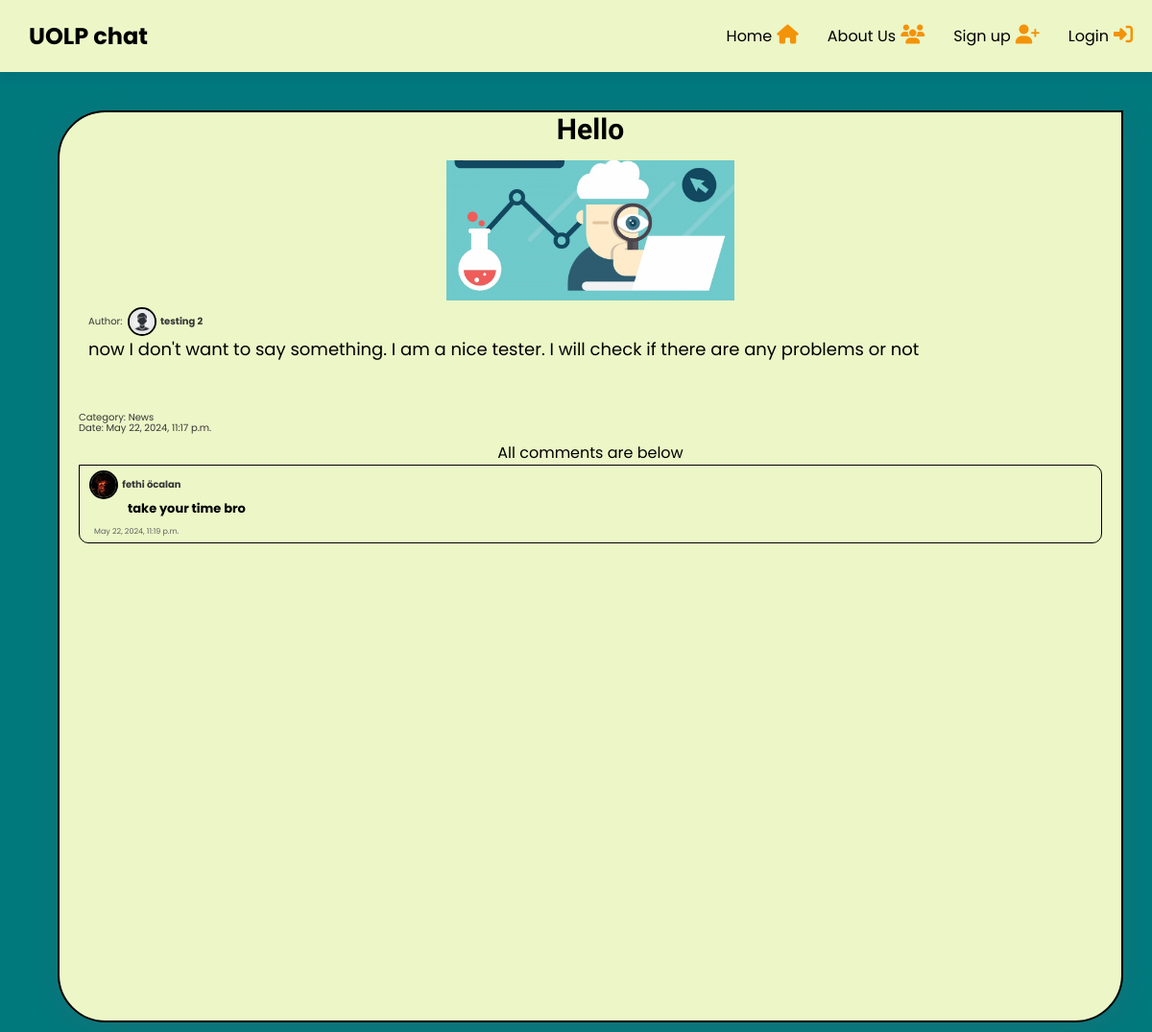
The app's page /post/view/184/, older data.
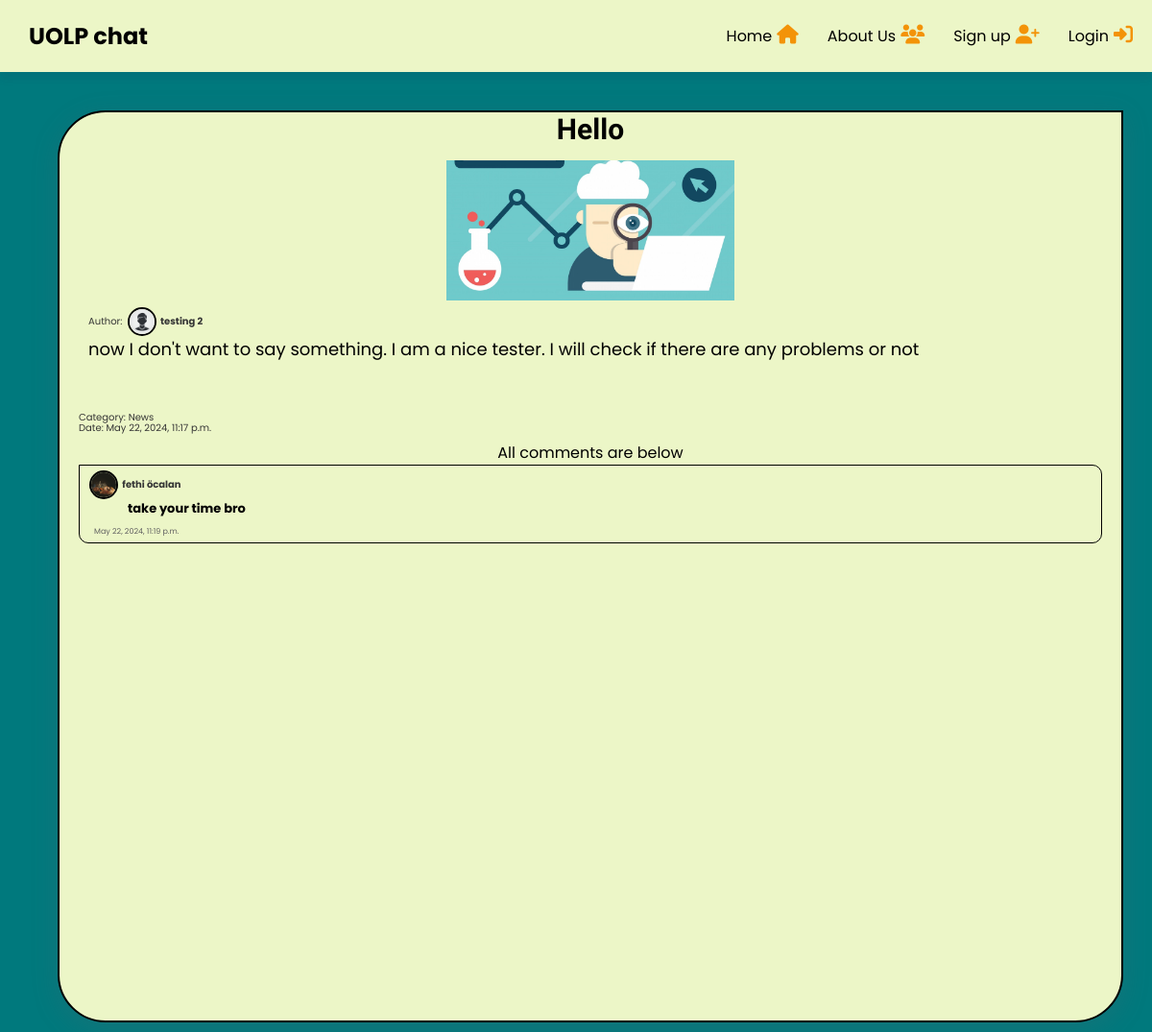
The same page, newer data.
### posts/models.py (models this page shows, shortened)
class Post(models.Model):
    CATEGORY_CHOICES = [
        ('News', 'News'),
        ('Question', 'Question'),
        ('Tips', 'Tips'),
        ('Event', 'Event'),
        ('Other', 'Other'),
    ]
    owner = models.ForeignKey(User, on_delete=models.CASCADE, default=1, verbose_name='owner')
    title = models.CharField(max_length=100)
    content = models.TextField()
    image = models.ImageField(upload_to='posted_images/%Y/%m/%d/', null=True, blank=True)
    pdf = models.FileField(upload_to='posted_pdfs/%Y/%m/%d/', null=True, blank=True, verbose_name='PDF file')
    date_posted = models.DateTimeField(auto_now_add=True, verbose_name='posted date')
    sender_id = models.IntegerField(default=0, verbose_name='sender id')
    sender_name = models.CharField(max_length=100, default='', verbose_name='sender name')
    active = models.BooleanField(default=True, verbose_name='public post')
    category = models.CharField(max_length=100, null=True, blank=True, choices=CATEGORY_CHOICES, verbose_name='category')
    class Meta:
        verbose_name = "All Post"
        ordering = ['-date_posted']

class Comment(models.Model):
    owner = models.ForeignKey(User, on_delete=models.CASCADE, default=1, verbose_name='owner')
    post = models.ForeignKey(Post, on_delete=models.CASCADE, related_name='comments')
    sender_id = models.IntegerField(default=1, verbose_name='sender id')
    sender_name = models.CharField(max_length=100, default='', verbose_name='sender name')
    content = models.TextField(blank=False)
    date_posted = models.DateTimeField(auto_now_add=True, verbose_name='posted date')
    class Meta:
        verbose_name = "All Comment"
        ordering = ['-date_posted']

### pages/models.py (models this page shows, shortened)
class Profile(models.Model):
    user = models.OneToOneField(User, on_delete=models.CASCADE)
    image = models.ImageField(default='profile_pics/male_def.jpg', upload_to=user_directory_path)
    bio = models.TextField(default='No bio',max_length=100)
    class Meta:
        verbose_name = "All Profile"
        ordering = ['user_id']

### pages/views.py (the view)
# urls.py: path('post/view/<int:post_id>/', views.view_post, name='view_post'),
def view_post(request, post_id):
    comments = Comment.objects.all()
    current_post = Post.objects.get(id=post_id)
    return render(request, 'posts/view_post.html', {'post': current_post, 'comments': comments, "thisPage": 'view_post'})

### templates/posts/view_post.html (shortened to what this page needs)
{% extends "base.html" %}
{% block content %}
{% if post.active %}
<div class="container_post go">
  <div class="wrapper_post go">
    <h3>{{ post.title }}</h3>
    <div class="posted_paragraph_image">
      {% if post.image %}
      <img src="{{ post.image.url }}" alt="Post Image">
      {% endif %}
      <div class="ab">
        <p class="sender">
          Author:&nbsp;&nbsp;
          <div class="profile_post">
            <img src="{{ post.owner.profile.image.url }}" alt="Comment Image">
          </div>
          &nbsp;<a href="{% url 'view_profile' post.sender_id %}">{{ post.sender_name }}</a>
        </p>
      </div>
      <p>{{ post.content }}</p>
    </div>
    <div class="category_author_date_post">
      <p class="category">Category: {{ post.get_category_display }}</p>
      <p class="date">Date: {{ post.date_posted }}</p>
    </div>
    {% include 'comments/comments.html' %}
  </div>
</div>
{% endif %}
{% endblock %}

### templates/base.html (shortened to what this page needs)
{% load static %}
<!DOCTYPE html>
<html>
<head>
    {% if user.is_authenticated and thisPage == "profile" %}
    <title>Profile:{{user.username}}</title>
    <link rel="stylesheet" href="{% static 'css\pages\profile.css' %}">
    <link rel="stylesheet" href="{% static 'css\form\add_comment.css' %}">
    {% elif thisPage == "about" %}
    <link rel="stylesheet" href="{% static 'css\pages\about.css' %}">
    {% elif thisPage == "sign" %}
    <link rel="stylesheet" href="{% static 'css\pages\sign.css' %}">
    {% elif thisPage == "login" %}
    <link rel="stylesheet" href="{% static 'css\pages\login.css' %}">
    {% elif thisPage == "view_post" %}
    <link rel="stylesheet" href="{% static 'css\posts\post.css' %}">
    <link rel="stylesheet" href="{% static 'css\posts\view_post.css' %}">
    <link rel="stylesheet" href="{% static 'css\form\add_comment.css' %}">
    <link rel="stylesheet" href="{% static 'css\comments\comments.css' %}">
    <link rel="stylesheet" href="{% static 'css\comments\comment.css' %}">
    <link rel="stylesheet" href="{% static 'css\form\edit_comment_btn.css' %}">
    {% elif thisPage == "view_profile" %}
    <link rel="stylesheet" href="{% static 'css\posts\post.css' %}">
    <link rel="stylesheet" href="{% static 'css\pages\view_profile.css' %}">
    <link rel="stylesheet" href="{% static 'css\form\add_comment.css' %}">
    {% elif thisPage == "edit_post" %}
    <link rel="stylesheet" href="{% static 'css\pages\home.css' %}">
    <link rel="stylesheet" href="{% static 'css\posts\edit_post.css' %}">
    {% endif %}
    <link rel="stylesheet" href="{% static 'css\base.css' %}">
    <link rel="stylesheet" href="{% static 'css\nav_bar.css' %}">
    <link rel="stylesheet" href="{% static 'css\pages\view_profile.css' %}">
    {% include "navbar.html"%}
</head>
<body>
    {% block content %}{% endblock %}
</body>
</html>

### templates/navbar.html (shortened to what this page needs)
<link rel="stylesheet" href="https://cdnjs.cloudflare.com/ajax/libs/font-awesome/6.5.1/css/all.min.css" />
<div class = "container_navbar">
<nav>
    <div class="logo">
         <h1>UOLP chat</h1>
         </div>
    <ul>
        <li><a href="{% url 'home' %}">Home<i class="fa-solid fa-house"></i></a></li>
        <li><a href="{% url 'about' %}">About Us<i class="fa-solid fa-users"></i></a></li>
        {% if not user.is_authenticated %}
        <li><a href="{% url 'signup' %}">Sign up<i class="fa-solid fa-user-plus"></i></a></li>
        <li><a href="{% url 'login' %}">Login<i class="fa-solid fa-right-to-bracket"></i></a></li>
        {% endif %}
    </ul>
</nav>
</div>

### templates/comments/comments.html
<p>All comments are below</p>
{% for comment in comments %}
    {% include 'comments/comment.html' %}
{% endfor %}

### templates/comments/comment.html (shortened to what this page needs)
{% if comment.post.id == post.id %}
    <div class="comment_container_homepage">
            <div class="ab">
                <p class="sender">
                  <div class="profile_post">
                    <img src="{{ comment.owner.profile.image.url }}" height="30" alt="Comment Image">
                  </div>
                  &nbsp;<a href="{% url 'view_profile' comment.sender_id %}">{{ comment.sender_name }}</a>
                </p>
              </div>
              <div class="comment_line">
                <h4 class="comment_content" id="comment{{ forloop.counter }}">{{ comment.content }}</h4>
            </div>
        <p class="comment_date">{{ comment.date_posted }}</p>
    </div>
    {% endif %}

### static/css/posts/post.css (style rules this page uses)
.container_post { font-family: "Poppins", sans-serif; display:inline-flex; margin-top: 40px; align-items: center; }
.wrapper_post { background: #ecf6c7; ; text-align: center; margin-left: 60px; margin-bottom: 10px; margin-right: 30px; padding:20px 20px 20px 20px; width:355px ; min-height: 550px; border-radius:50px 0px 50px 50px; transform: scale(1); transition: 0.5s ease; box-shadow: rgba(100, 100, 111, 0.2) 0px 7px 29px 0px; }
.wrapper_post h3 { margin-top: -20px; font-family: "Kanit", sans-serif; font-size: 30px; word-wrap: break-word; }
.wrapper_post .posted_paragraph_image { position:relative; margin-top: 5px; padding:10px 10px 50px 10px; }
.wrapper_post .posted_paragraph_image p { margin-bottom: 0px; max-height: 250px; overflow-y:auto; text-align: left; font-size: 18px; word-wrap: break-word; }
.wrapper_post .category_author_date_post { text-align: left; margin-bottom: 10px; }
.wrapper_post .category_author_date_post p { color:rgb(53, 53, 53); margin-bottom: -5px; font-size: 10px; }
.wrapper_post .ab a { text-decoration: none; color:rgb(53, 53, 53); font-weight: bold; font-size: 10px; }
.wrapper_post .ab .sender { color:rgb(53, 53, 53); font-size: 10px; }
.sender { display: flex; }
.ab { display: flex; align-items: center; }
.wrapper_post .profile_post { width: 30px; height: 30px; border-radius: 50%; overflow: hidden; display: flex; align-items: center; justify-content: center; border: 2px solid #000000; }
.wrapper_post .profile_post img { width: 100%; height: 100%; object-fit: cover; }
@media screen and (max-width: 1477px) { .wrapper_post { width:600px ; min-height: 950px; } }
@media screen and (max-width: 1384px) { .wrapper_post { width:350px ; min-height: 950px; } }
@media screen and (max-width: 1327px) { .wrapper_post { width:550px ; min-height: 950px; } }
@media screen and (max-width: 1283px) { .wrapper_post { width:355px ; min-height: 950px; } }

### static/css/posts/view_post.css (style rules this page uses)
.container_post.go { display: flex; justify-content: center; }
.wrapper_post.go { border:2px solid black; height: fit-content; width:1200px; }
.wrapper_post.go img { max-height: 400px; max-width: 300px; }

### static/css/comments/comment.css (style rules this page uses)
.comment_container_homepage { border:1px solid black; text-align: left; padding:5px 10px; border-radius: 0px 10px 10px 10px; margin-bottom: 5px; position: relative; }
.comment_container_homepage h4 { color:rgb(0, 0, 0); font-size:13px; margin-left: 40px; margin-bottom: 10px; word-wrap: break-word; }
.comment_container_homepage p { font-size: 10px; font-weight: 400; }
.comment_container_homepage .comment_date { position: absolute; color:rgb(97, 97, 97); font-size: 8px; left: 15px; bottom: 5px; }
.comment_line { position: relative; width: auto; height: auto; padding-bottom: 5px; margin-bottom: 5px; }
.comment_content { overflow: hidden; display: -webkit-box; -webkit-line-clamp: 2; -webkit-box-orient: vertical; text-overflow: ellipsis; max-height: 3em; }

### static/css/base.css (style rules this page uses)
* { margin:0; box-sizing: border-box; }
body { background: #00797D; }

### static/css/nav_bar.css (style rules this page uses)
.container_navbar { font-family: "Poppins", sans-serif; width: 100%; height:auto; background:#ecf6c7; position: sticky; top: 0; z-index: 1000; box-shadow: rgba(37, 39, 89, 0.08) 0px 8px 8px 0; }
.container_navbar nav { display:flex; justify-content: space-between; align-items: center; padding-top:20px; padding-bottom: 20px; padding-left: 30px; cursor: pointer; }
.container_navbar nav .logo { transform: scale(1); transition: ease 0.5s; }
.container_navbar nav ul { display: flex; list-style: none; column-gap: 30px; margin-right: 20px; }
.container_navbar nav ul li a { position: relative; text-decoration: none; color: rgb(0, 0, 0); transition: transform 0.5s ease-in-out; transition:ease 0.5s; }
.container_navbar nav ul li a::before { content: ""; position: absolute; height: 2px; width: 0; background: linear-gradient(to right,#051c41,#051c41); bottom: -2px; border-radius: 100px; transition: width 0.5s ease-in-out; }
.container_navbar nav ul li a i { margin-left: 5px; font-size: 20px; color:#f39308; }

Row changes from the older to the newer data that the page shows:
changed through a linked row, Comment "take your time bro": owner.profile.image: a different picture
